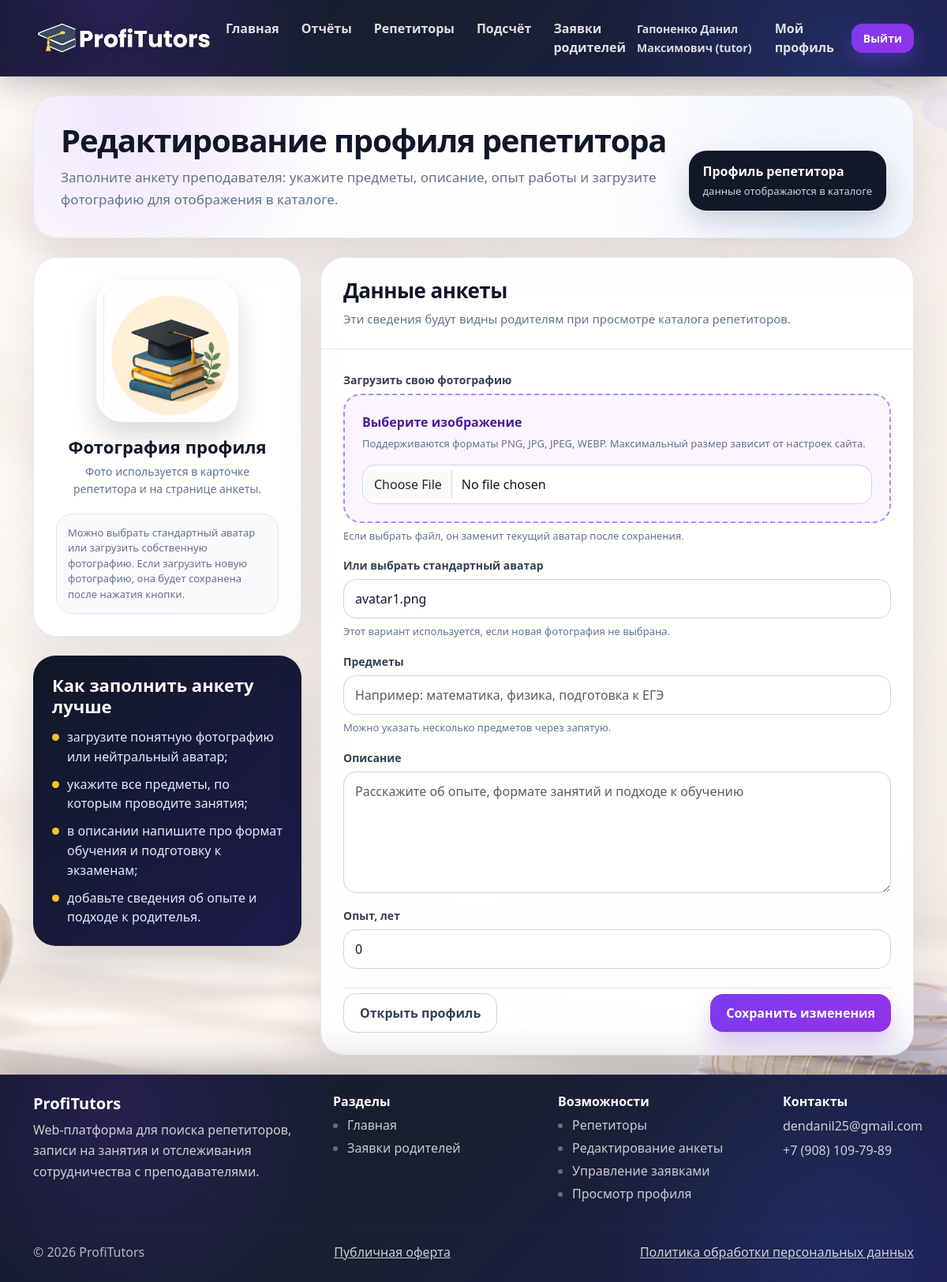
The app's page /tutor/profile/edit (signed in) with its own data.
### app.py (models this page shows)
class User(db.Model):
    __tablename__ = "users"
    id = db.Column(db.Integer, primary_key=True)
    name = db.Column(db.String(120), nullable=False)
    email = db.Column(db.String(180), nullable=False, unique=True)
    password_hash = db.Column(db.String(255), nullable=False)
    role = db.Column(db.String(20), nullable=False)
    tutor_status = db.Column(db.String(20), default="approved")
    can_edit_profile = db.Column(db.Boolean, default=True)
    can_receive_bookings = db.Column(db.Boolean, default=True)
    can_be_visible = db.Column(db.Boolean, default=True)
    is_hidden = db.Column(db.Boolean, default=False)
    admin_owner_id = db.Column(db.Integer, db.ForeignKey("users.id"), nullable=True)
    admin_owner_key = db.Column(db.String(20), nullable=True)
    telegram_chat_id = db.Column(db.String(40), nullable=True)
    telegram_link_code = db.Column(db.String(20), nullable=True, unique=True)
    email_verified = db.Column(db.Boolean, default=True)
    email_verification_code = db.Column(db.String(10), nullable=True)
    email_verification_expires = db.Column(db.DateTime, nullable=True)
    email_verification_sent_at = db.Column(db.DateTime, nullable=True)
    offer_accepted_at = db.Column(db.DateTime, nullable=True)
    pdn_consent_at = db.Column(db.DateTime, nullable=True)
    created_at = db.Column(db.DateTime, default=datetime.utcnow)
    tutor_profile = db.relationship(
        "TutorProfile",
        back_populates="user",
        uselist=False,
        cascade="all, delete-orphan",
    )

class TutorProfile(db.Model):
    __tablename__ = "tutor_profiles"
    id = db.Column(db.Integer, primary_key=True)
    user_id = db.Column(db.Integer, db.ForeignKey("users.id"), nullable=False)
    subjects = db.Column(db.String(255), default="")
    bio = db.Column(db.Text, default="")
    experience_years = db.Column(db.Integer, default=0)
    price_per_hour = db.Column(db.Integer, default=0)
    rating = db.Column(db.Float, default=0.0)
    profit_percent = db.Column(db.Float, default=0.0)
    avatar = db.Column(db.String(255), default="avatar1.png")
    user = db.relationship("User", back_populates="tutor_profile")

### app.py (the view, shortened to what this page needs)
@app.route("/tutor/profile/edit", methods=["GET", "POST"])
@login_required
@tutor_access_required("edit_profile")
def edit_tutor_profile():
    user = current_user()
    if not user.tutor_profile:
        create_tutor_profile(user.id)
    profile = user.tutor_profile
    return render_template(
        "edit_tutor_profile.html",
        title="Редактирование профиля",
        profile=profile,
        avatars=DEFAULT_AVATARS,
    )

### templates/edit_tutor_profile.html (shortened to what this page needs)
{% extends "base.html" %}
{% block content %}
<div class="edit-profile-page">
    <section class="edit-profile-hero">
        <div>
            <h1 class="edit-profile-title">
                Редактирование профиля репетитора
            </h1>
            <p class="edit-profile-text">
                Заполните анкету преподавателя: укажите предметы, описание, опыт работы
                и загрузите фотографию для отображения в каталоге.
            </p>
        </div>
        <div class="edit-profile-badge">
            <div class="edit-profile-badge-title">
                Профиль репетитора
            </div>
            <div class="edit-profile-badge-text">
                данные отображаются в каталоге
            </div>
        </div>
    </section>
    <div class="edit-profile-layout">
        <aside>
            <section class="avatar-panel">
                <div class="avatar-preview-wrap">
                    <img
                        src="{{ url_for('static', filename='img/avatars/' ~ profile.avatar) }}"
                        alt="Аватар репетитора"
                        class="avatar-preview"
                        id="avatarPreview"
                    >
                </div>
                <h2 class="avatar-panel-title">
                    Фотография профиля
                </h2>
                <p class="avatar-panel-text">
                    Фото используется в карточке репетитора и на странице анкеты.
                </p>
                <div class="avatar-note">
                    Можно выбрать стандартный аватар или загрузить собственную фотографию.
                    Если загрузить новую фотографию, она будет сохранена после нажатия кнопки.
                </div>
            </section>
            <section class="profile-tips">
                <h2 class="profile-tips-title">
                    Как заполнить анкету лучше
                </h2>
                <ul class="profile-tips-list">
                    <li>загрузите понятную фотографию или нейтральный аватар;</li>
                    <li>укажите все предметы, по которым проводите занятия;</li>
                    <li>в описании напишите про формат обучения и подготовку к экзаменам;</li>
                    <li>добавьте сведения об опыте и подходе к родителья.</li>
                </ul>
            </section>
        </aside>
        <section class="form-panel">
            <div class="form-panel-header">
                <h2 class="form-panel-title">
                    Данные анкеты
                </h2>
                <p class="form-panel-text">
                    Эти сведения будут видны родителям при просмотре каталога репетиторов.
                </p>
            </div>
            <form method="post" enctype="multipart/form-data" class="edit-form">
                <div class="form-grid">
                    <div class="form-field full">
                        <label for="avatar_file">
                            Загрузить свою фотографию
                        </label>
                        <div class="upload-area">
                            <div class="upload-title">
                                Выберите изображение
                            </div>
                            <div class="upload-text">
                                Поддерживаются форматы PNG, JPG, JPEG, WEBP. Максимальный размер зависит от настроек сайта.
                            </div>
                            <input
                                type="file"
                                class="form-control mt-3"
                                id="avatar_file"
                                name="avatar_file"
                                accept="image/png,image/jpeg,image/jpg,image/webp"
                            >
                        </div>
                        <div class="form-hint">
                            Если выбрать файл, он заменит текущий аватар после сохранения.
                        </div>
                    </div>
                    <div class="form-field full">
                        <label for="avatar">
                            Или выбрать стандартный аватар
                        </label>
                        <select class="form-select" id="avatar" name="avatar">
                            {% for avatar in avatars %}
                                <option value="{{ avatar }}" {% if profile.avatar == avatar %}selected{% endif %}>
                                    {{ avatar }}
                                </option>
                            {% endfor %}
                        </select>
                        <div class="form-hint">
                            Этот вариант используется, если новая фотография не выбрана.
                        </div>
                    </div>
                    <div class="form-field full">
                        <label for="subjects">
                            Предметы
                        </label>
                        <input
                            type="text"
                            class="form-control"
                            id="subjects"
                            name="subjects"
                            value="{{ profile.subjects }}"
                            placeholder="Например: математика, физика, подготовка к ЕГЭ"
                        >
                        <div class="form-hint">
                            Можно указать несколько предметов через запятую.
                        </div>
                    </div>
                    <div class="form-field full">
                        <label for="bio">
                            Описание
                        </label>
                        <textarea
                            class="form-control"
                            id="bio"
                            name="bio"
                            rows="5"
                            placeholder="Расскажите об опыте, формате занятий и подходе к обучению"
                        >{{ profile.bio }}</textarea>
                    </div>
                    <div class="form-field full">
                        <label for="experience_years">
                            Опыт, лет
                        </label>
                        <input
                            type="number"
                            class="form-control"
                            id="experience_years"
                            name="experience_years"
                            min="0"
                            value="{{ profile.experience_years }}"
                            placeholder="Например: 5"
                        >
                    </div>
                </div>
                <div class="form-actions">
                    <a href="{{ url_for('tutor_profile', tutor_id=user.id) }}" class="ps-btn ps-btn-soft">
                        Открыть профиль
                    </a>
                    <button type="submit" class="ps-btn ps-btn-main">
                        Сохранить изменения
                    </button>
                </div>
            </form>
        </section>
    </div>
</div>
{% endblock %}

### templates/base.html (shortened to what this page needs)
<!doctype html>
<html lang="ru">
<head>
  <link href="https://cdn.jsdelivr.net/npm/bootstrap@5.3.3/dist/css/bootstrap.min.css" rel="stylesheet">
  <link rel="stylesheet" href="{{ url_for('static', filename='css/styles.css') }}">
</head>
<body class="d-flex flex-column min-vh-100">
<nav class="navbar navbar-expand-lg navbar-dark">
  <div class="container">
    <a href="{{ url_for('index') }}" class="navbar-brand logo-link">
      <img
        src="{{ url_for('static', filename='img/logo.png') }}"
        alt="ProfiTutors"
        width="230"
        height="230"
        style="object-fit: contain; display:block;"
      >
    </a>
    <div class="collapse navbar-collapse" id="nav">
      <ul class="navbar-nav me-auto">
        <li class="nav-item">
          <a class="nav-link text-light" href="{{ url_for('index') }}">
            Главная
          </a>
        </li>
        {% if user and user.role == "tutor" and user.tutor_status == "approved" and not user.is_hidden %}
          <li class="nav-item">
            <a class="nav-link text-light nav-link-with-badge" href="{{ url_for('visible_tutor_reports') }}">
              Отчёты
            </a>
          </li>
          <li class="nav-item">
            <a class="nav-link text-light" href="{{ url_for('manage_hidden_assignments') }}">
              Репетиторы
            </a>
          </li>
          <li class="nav-item">
            <a class="nav-link text-light" href="{{ url_for('tutor_calculation') }}">
              Подсчёт
            </a>
          </li>
        {% endif %}
        {% if user and user.role == "admin" %}
          <li class="nav-item">
            <a class="nav-link text-light" href="{{ url_for('bookings') }}">
              Все заявки
            </a>
          </li>
        {% elif user and user.role == "tutor" and user.tutor_status == "approved" and user.can_receive_bookings and not user.is_hidden %}
          <li class="nav-item">
            <a class="nav-link text-light" href="{{ url_for('bookings') }}">
              Заявки родителей
            </a>
          </li>
        {% endif %}
      </ul>
      <ul class="navbar-nav align-items-center">
        {% if user %}
          <li class="nav-item me-2">
            <span class="navbar-text text-light small">
              {{ user.name }}
              {% if user.role == "admin" %}
                (admin)
              {% elif user.role == "tutor" %}
                (tutor)
              {% else %}
                (parent)
              {% endif %}
            </span>
          </li>
          {% if user.role == "tutor" and user.tutor_status == "approved" and user.can_edit_profile %}
            <li class="nav-item me-2">
              <a class="nav-link text-light" href="{{ url_for('edit_tutor_profile') }}">
                Мой профиль
              </a>
            </li>
          {% endif %}
          <li class="nav-item">
            <a class="btn btn-outline-light btn-sm" href="{{ url_for('logout') }}">
              Выйти
            </a>
          </li>
        {% endif %}
      </ul>
    </div>
  </div>
</nav>
<main class="container my-4 flex-grow-1">
  {% block content %}{% endblock %}
</main>
<footer class="site-footer mt-auto">
  <div class="container py-4">
    <div class="row g-4">
      <div class="col-md-4">
        <h5 class="footer-title">
          ProfiTutors
        </h5>
        <p class="footer-text">
          Web-платформа для поиска репетиторов,
          записи на занятия и отслеживания
          сотрудничества с преподавателями.
        </p>
      </div>
      <div class="col-md-3">
        <h6 class="footer-title">
          Разделы
        </h6>
        <ul class="footer-links">
          <li>
            <a href="{{ url_for('index') }}">
              Главная
            </a>
          </li>
          {% if user and user.role == "admin" %}
            <li>
              <a href="{{ url_for('bookings') }}">
                Все заявки
              </a>
            </li>
          {% elif user and user.role == "tutor" and user.tutor_status == "approved" and user.can_receive_bookings and not user.is_hidden %}
            <li>
              <a href="{{ url_for('bookings') }}">
                Заявки родителей
              </a>
            </li>
          {% endif %}
        </ul>
      </div>
      <div class="col-md-3">
        <h6 class="footer-title">
          Возможности
        </h6>
        <ul class="footer-links">
          {% if user and user.role == "tutor" and user.tutor_status == "approved" and not user.is_hidden %}
            <li>
              <a href="{{ url_for('manage_hidden_assignments') }}">
                Репетиторы
              </a>
            </li>
          {% endif %}
          {% if user and user.role == "tutor" and user.tutor_status == "approved" %}
            {% if user.can_edit_profile %}
              <li>
                <a href="{{ url_for('edit_tutor_profile') }}">
                  Редактирование анкеты
                </a>
              </li>
            {% endif %}
            {% if user.can_receive_bookings %}
              <li>
                <a href="{{ url_for('bookings') }}">
                  Управление заявками
                </a>
              </li>
            {% endif %}
            {% if user.can_be_visible %}
              <li>
                <a href="{{ url_for('tutor_profile', tutor_id=user.id) }}">
                  Просмотр профиля
                </a>
              </li>
            {% endif %}
          {% endif %}
        </ul>
      </div>
      <div class="col-md-2">
        <h6 class="footer-title">
          Контакты
        </h6>
        <p class="footer-text mb-1">
          dendanil25@gmail.com
        </p>
        <p class="footer-text">
          +7 (908) 109-79-89
        </p>
      </div>
    </div>
    <hr class="footer-line">
    <div class="d-flex flex-column flex-md-row justify-content-between align-items-center gap-2 footer-bottom">
      <span>
        © 2026 ProfiTutors
      </span>
      <a href="{{ url_for('public_offer') }}" class="footer-text">
        Публичная оферта
      </a>
      <a href="{{ url_for('privacy_policy') }}" class="footer-text">
        Политика обработки персональных данных
      </a>
    </div>
  </div>
</footer>
</body>
</html>

### records on screen
User: name "Гапоненко Данил Максимович"
TutorProfile: avatar (picture), avatar "avatar1.png", experience_years "0"
